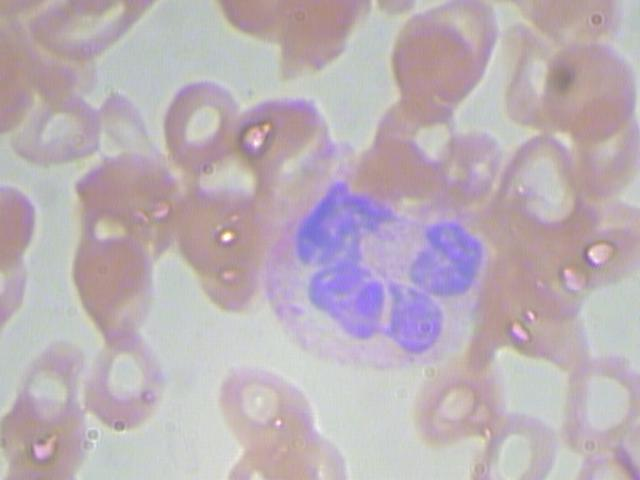
#> input picture data/raw/JPEGImages/BloodImage_00000.jpg, 640 x 480 px; its folder holds only this picture in this run
$ python L3_pomiary.py
#> lines starting #> are read from the running program, lines starting #| are printed output that depends on the picture; after the words box and inside, x2 and y2 are one past the last pixel; in counts of white or black regions, pixels touching at a corner belong together
import cv2
import matplotlib.pyplot as plt
import numpy as np
import pandas as pd
from skimage.measure import label, regionprops
import os

# 1. Ścieżki do plików
script_dir = os.path.dirname(os.path.abspath(__file__))
images_dir = os.path.normpath(os.path.join(script_dir, "..", "data", "raw", "JPEGImages"))
labels_csv_path = os.path.normpath(os.path.join(script_dir, "..", "data", "raw", "labels.csv"))

# --- PROGI HSV DLA 4 KLAS ---
lower_purple = np.array([110, 50, 40])
upper_purple = np.array([165, 255, 255])

lower_red1 = np.array([0, 60, 50])
upper_red1 = np.array([15, 255, 255])
lower_red2 = np.array([165, 60, 50])
upper_red2 = np.array([180, 255, 255])

# 4 docelowe listy na struktury danych
neutrophil_list = []
eosinophil_list = []
monocyte_list = []
lymphocyte_list = []

classical_predictions = {}
all_files = sorted([f for f in os.listdir(images_dir) if f.lower().endswith(('.jpg', '.jpeg'))])

print("Przetwarzanie obrazów dla 4 oficjalnych klas (bez bazofili)...")

for file_name in all_files:
    img_path = os.path.join(images_dir, file_name)
    img_bgr = cv2.imread(img_path)
#> img_bgr is the input picture: shape (480, 640, 3); mean B, G, R 182.3, 175.5, 187.3
    if img_bgr is None:
        continue

    img_hsv = cv2.cvtColor(img_bgr, cv2.COLOR_BGR2HSV)
#> img_hsv: shape (480, 640, 3); mean H, S, V 93.8, 27.4, 192.8

    mask_purple = cv2.inRange(img_hsv, lower_purple, upper_purple)
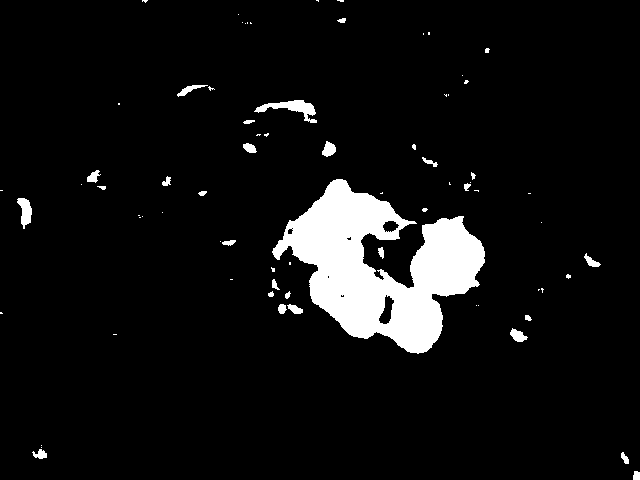
#> mask_purple: shape (480, 640); 6.8% white; 74 white regions (45 under 20 px), largest, box (x1, y1, x2, y2) and area: (272, 179, 485, 354) 18217, (254, 100, 317, 123) 534, (17, 198, 32, 229) 276
    mask_r1 = cv2.inRange(img_hsv, lower_red1, upper_red1)
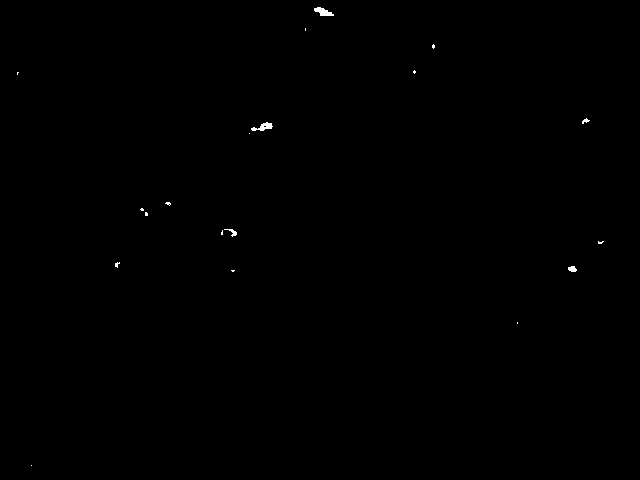
#> mask_r1: shape (480, 640); 0.14% white; 19 white regions (14 under 20 px), largest, box (x1, y1, x2, y2) and area: (314, 7, 334, 16) 105, (251, 122, 273, 131) 100, (568, 266, 577, 272) 41, (224, 229, 237, 237) 39, (582, 118, 590, 124) 24
    mask_r2 = cv2.inRange(img_hsv, lower_red2, upper_red2)
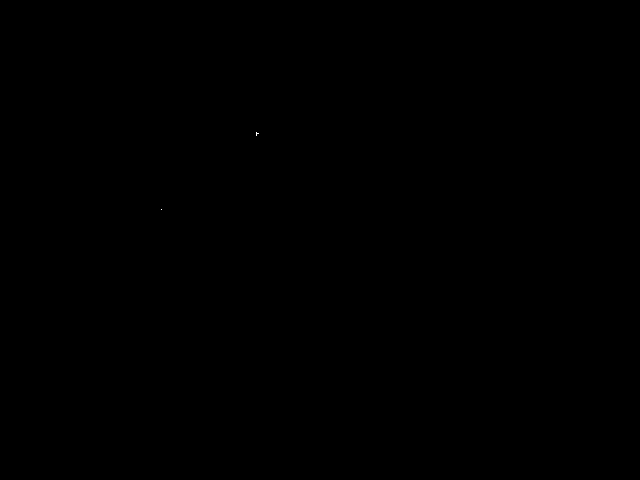
#> mask_r2: shape (480, 640); 0% white in thin lines or dots, all inside (x1, y1, x2, y2) = (161, 132, 259, 210)
    mask_red = cv2.bitwise_or(mask_r1, mask_r2)

    kernel = cv2.getStructuringElement(cv2.MORPH_ELLIPSE, (5, 5))
    clean_purple = cv2.morphologyEx(mask_purple, cv2.MORPH_OPEN, kernel)
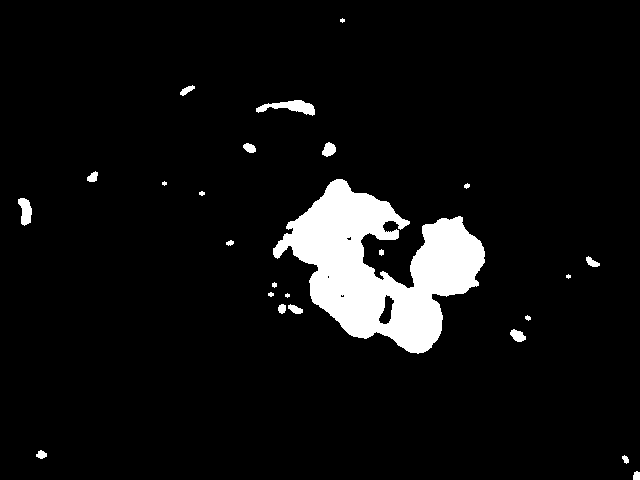
#> clean_purple: shape (480, 640); 6.5% white; 25 white regions (4 under 20 px), largest, box (x1, y1, x2, y2) and area: (273, 179, 485, 354) 18121, (256, 100, 315, 116) 464, (18, 198, 32, 226) 264
    clean_red = cv2.morphologyEx(mask_red, cv2.MORPH_OPEN, kernel)
#> clean_red: shape (480, 640); 0.06% white; 4 white regions (1 under 20 px)

    props_purple = [p for p in regionprops(label(clean_purple)) if p.area > 200]
#> props_purple = 3 regions; box (x1, y1, x2, y2) and area: (273, 179, 485, 354) 18121, (256, 100, 315, 116) 464, (18, 198, 32, 226) 264
    props_red = [p for p in regionprops(label(clean_red)) if p.area > 200]
#> props_red = []

    detected_type = "UNKNOWN"

    if len(props_purple) > 0:
        props_purple_sorted = sorted(props_purple, key=lambda x: x.area, reverse=True)
#> props_purple_sorted has the same summary as props_purple
        main_obj = props_purple_sorted[0]

        area = main_obj.area
#> area = 18121
        perimeter = main_obj.perimeter
#> perimeter = 1154.4
        circularity = (4 * np.pi * area) / (perimeter ** 2) if perimeter > 0 else 0
#> circularity = 0.171
        minr, minc, maxr, maxc = main_obj.bbox
#> minr = 179; minc = 273; maxr = 354; maxc = 485

        crop = clean_purple[minr:maxr, minc:maxc]
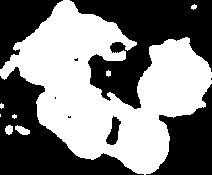
#> crop: shape (175, 212); 49.5% white; 8 white regions (3 under 20 px), largest, box (x1, y1, x2, y2) and area: (0, 0, 212, 175) 18121, (15, 125, 30, 135) 92, (5, 125, 13, 135) 63, (106, 70, 111, 77) 27, (191, 4, 197, 10) 24
        dist = cv2.distanceTransform(crop, cv2.DIST_L2, 5)
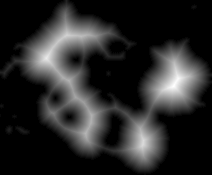
#> dist: shape (175, 212) float32; min 0, max 30.59, mean 4.9; drawn with min black and max white
        _, peaks = cv2.threshold(dist, 0.45 * dist.max() if dist.max() > 0 else 0, 255, 0)
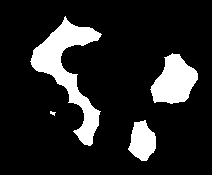
#> peaks: shape (175, 212) float32; 14.4% white; 4 white regions (1 under 20 px), largest, box (x1, y1, x2, y2) and area: (30, 16, 102, 146) 2974, (150, 53, 198, 104) 1567, (128, 120, 156, 161) 791
        num_labels, _ = cv2.connectedComponents(np.uint8(peaks))
#> num_labels = 5
        lobes = max(1, num_labels - 1)
#> lobes = 4

        # --- REGUŁY DECYZYJNE DLA OFICJALNYCH 4 KLAS --
        if len(props_red) > 0:
            detected_type = "EOSINOPHIL"
            eosinophil_list.append({"Plik": file_name, "Pole [px]": area, "Obwod [px]": round(perimeter, 1),
                                    "Okraglosc": round(circularity, 3), "BBox": f"[{minc},{minr},{maxc},{maxr}]"})
        elif lobes > 1 or circularity < 0.55:
            detected_type = "NEUTROPHIL"
            neutrophil_list.append({"Plik": file_name, "Pole [px]": area, "Obwod [px]": round(perimeter, 1),
                                    "Okraglosc": round(circularity, 3), "Liczba_platow": lobes,
                                    "BBox": f"[{minc},{minr},{maxc},{maxr}]"})
        else:
            if circularity >= 0.75 and area < 7500:
                detected_type = "LYMPHOCYTE"
                lymphocyte_list.append({"Plik": file_name, "Pole [px]": area, "Obwod [px]": round(perimeter, 1),
                                        "Okraglosc": round(circularity, 3), "BBox": f"[{minc},{minr},{maxc},{maxr}]"})
            else:
                detected_type = "MONOCYTE"
                monocyte_list.append({"Plik": file_name, "Pole [px]": area, "Obwod [px]": round(perimeter, 1),
                                      "Okraglosc": round(circularity, 3), "BBox": f"[{minc},{minr},{maxc},{maxr}]"})

    classical_predictions[file_name] = detected_type

# Tworzenie 4 poprawnych dataframes
df_neutrophils = pd.DataFrame(neutrophil_list)
#> df_neutrophils = table of 1 rows and 6 columns
df_eosinophils = pd.DataFrame(eosinophil_list)
df_monocytes = pd.DataFrame(monocyte_list)
df_lymphocytes = pd.DataFrame(lymphocyte_list)

print(f"\n--- RESTRUKTURYZACJA DANYCH ZAKOŃCZONA (OSTATECZNE 4 KLASY) ---")
print(
    f"Neutrofile: {len(df_neutrophils)} | Eozynofile: {len(df_eosinophils)} | Monocyty: {len(df_monocytes)} | Limfocyty: {len(df_lymphocytes)}")
#| Neutrofile: 1 | Eozynofile: 0 | Monocyty: 0 | Limfocyty: 0

if os.path.exists(labels_csv_path):
    df_labels = pd.read_csv(labels_csv_path)
    img_col = df_labels.columns[1]
    cat_col = df_labels.columns[2]

    df_labels['Clean_File'] = df_labels[img_col].apply(
        lambda x: f"BloodImage_{int(x):05d}.jpg" if str(x).isdigit() else f"{str(x).strip()}.jpg" if not str(
            x).lower().endswith('.jpg') else str(x).strip())

    detected_count = 0
    correct_type_count = 0
    total_rows = 0

    for _, row in df_labels.iterrows():
        true_cat = str(row[cat_col]).upper().strip()
        # w ewaluacji końcowej ignoruję bazofile
        if true_cat == "BASOPHIL":
            continue

        total_rows += 1
        f_name = row['Clean_File']
        pred_cat = classical_predictions.get(f_name, "UNKNOWN")

        if pred_cat != "UNKNOWN": detected_count += 1
        if pred_cat == true_cat: correct_type_count += 1

    print(f"\n=========== RAPORT ANALITYCZNY CV (4 KLASY) ==============")
    print(f"1) WYKRYWANIE OGÓŁEM: {detected_count}/{total_rows} komórek ({(detected_count / total_rows) * 100 :.2f}%)")
    print(f"2) KLASYFIKACJA TYPÓW (Accuracy): {(correct_type_count / total_rows) * 100 :.2f}%")
    print(f"=================================================")

    # ----- GRAFICZNA MACIERZ POMYŁEK (L3) -----
    import seaborn as sns
    from sklearn.metrics import confusion_matrix, classification_report

    y_true = []
    y_pred = []
    l3_classes = ['NEUTROPHIL', 'EOSINOPHIL', 'MONOCYTE', 'LYMPHOCYTE']

    for f_name in classical_predictions.keys():
        row_match = df_labels[df_labels['Clean_File'] == f_name]
        if not row_match.empty:
            t_cat = str(row_match.iloc[0][cat_col]).upper().strip()
            if t_cat in l3_classes:
                y_true.append(t_cat)
                y_pred.append(classical_predictions[f_name])

    cm_labels = sorted(l3_classes)
    cm = confusion_matrix(y_true, y_pred, labels=cm_labels)

    # wykres kafelkowy za pomoca seaborn
    plt.figure(figsize=(8, 6))
    sns.heatmap(cm, annot=True, fmt='d', cmap='Blues',
                xticklabels=cm_labels, yticklabels=cm_labels)
    plt.title('Macierz Pomyłek - Metoda Regułowa (L3)')
    plt.ylabel('Rzeczywista klasa')
    plt.xlabel('Predykcja')

    # zapisuje na dysk jako osobny pipeline
    plt.savefig(os.path.join(script_dir, "macierz_pomylek_l3.png"), bbox_inches='tight', dpi=150)
    plt.close()

    print("\n================ RAPORT KLASYFIKACJI (L3) ================")
    print(classification_report(y_true, y_pred, labels=cm_labels, zero_division=0))

$ run again, on data/raw/JPEGImages/BloodImage_00012.jpg
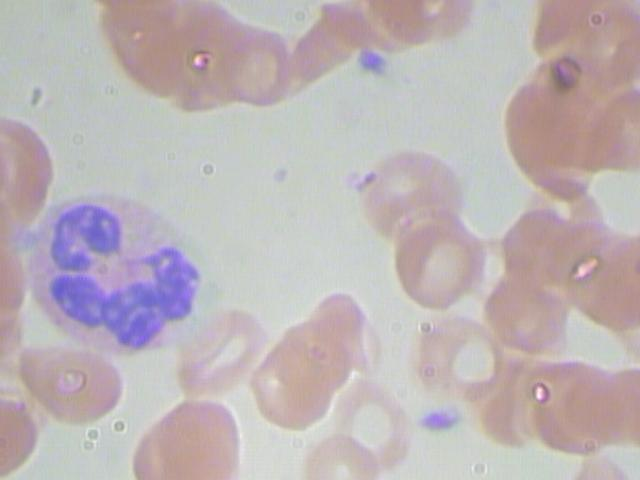
#> input picture data/raw/JPEGImages/BloodImage_00012.jpg, 640 x 480 px
#> img_bgr is the input picture: shape (480, 640, 3); mean B, G, R 182.3, 179.8, 189.4
#> img_hsv: shape (480, 640, 3); mean H, S, V 75.1, 26.2, 194.9
#> `mask_purple = cv2.inRange(img_hsv, lower_purple, upper_purple)`:
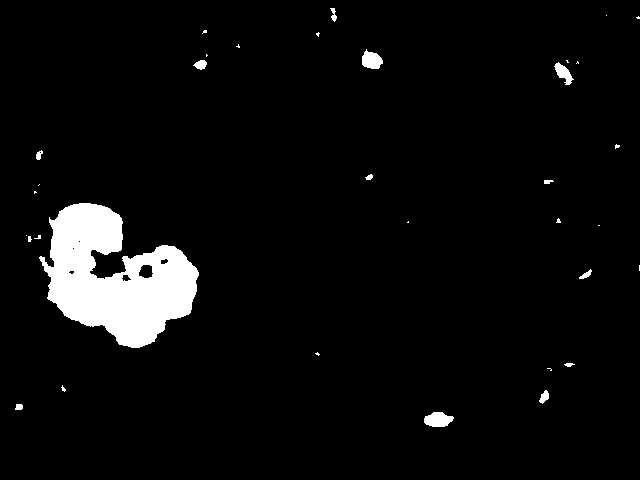
#> mask_purple: shape (480, 640); 4.8% white; 34 white regions (21 under 20 px), largest, box (x1, y1, x2, y2) and area: (39, 203, 199, 348) 13227, (424, 412, 454, 427) 332, (362, 49, 383, 69) 291
#> mask_r1: shape (480, 640); 1.1% white; 72 white regions (50 under 20 px), largest, box (x1, y1, x2, y2) and area: (521, 100, 554, 150) 929, (543, 143, 592, 167) 645, (560, 104, 586, 132) 306
#> mask_r2: shape (480, 640); 0.03% white; 4 white regions (2 under 20 px), largest, box (x1, y1, x2, y2) and area: (199, 52, 208, 62) 55, (540, 384, 548, 394) 21
#> clean_purple: shape (480, 640); 4.6% white; 11 white regions (1 under 20 px), largest, box (x1, y1, x2, y2) and area: (40, 203, 199, 348) 13167, (424, 412, 453, 427) 323, (362, 51, 383, 69) 285
#> clean_red: shape (480, 640); 0.86% white; 18 white regions
#> props_purple = 3 regions; box (x1, y1, x2, y2) and area: (40, 203, 199, 348) 13167, (424, 412, 453, 427) 323, (362, 51, 383, 69) 285
#> props_red = 3 regions; box (x1, y1, x2, y2) and area: (521, 100, 554, 150) 882, (543, 143, 592, 166) 614, (563, 108, 584, 132) 250
#> props_purple_sorted has the same summary as props_purple
#> area = 13167
#> perimeter = 826.9
#> circularity = 0.242
#> minr = 203; minc = 40; maxr = 348; maxc = 199
#> crop: shape (145, 159); 57.1% white; 10 black regions (4 under 20 px), largest, box (x1, y1, x2, y2) and area: (50, 0, 159, 78) 4831, (0, 58, 91, 145) 2583, (100, 73, 159, 145) 1423, (0, 0, 39, 64) 869, (99, 62, 113, 75) 142, (121, 56, 128, 61) 26
#> `_, peaks = cv2.threshold(dist, 0.45 * dist.max() if dist.max() > 0 els..`:
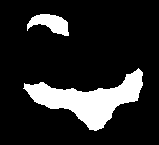
#> peaks: shape (145, 159) float32; 15.3% white; 2 white regions, box (x1, y1, x2, y2) and area: (23, 68, 143, 131) 2994, (27, 14, 69, 36) 529
#> num_labels = 3
#> lobes = 2
#> df_eosinophils = table of 1 rows and 5 columns
#| Neutrofile: 0 | Eozynofile: 1 | Monocyty: 0 | Limfocyty: 0
